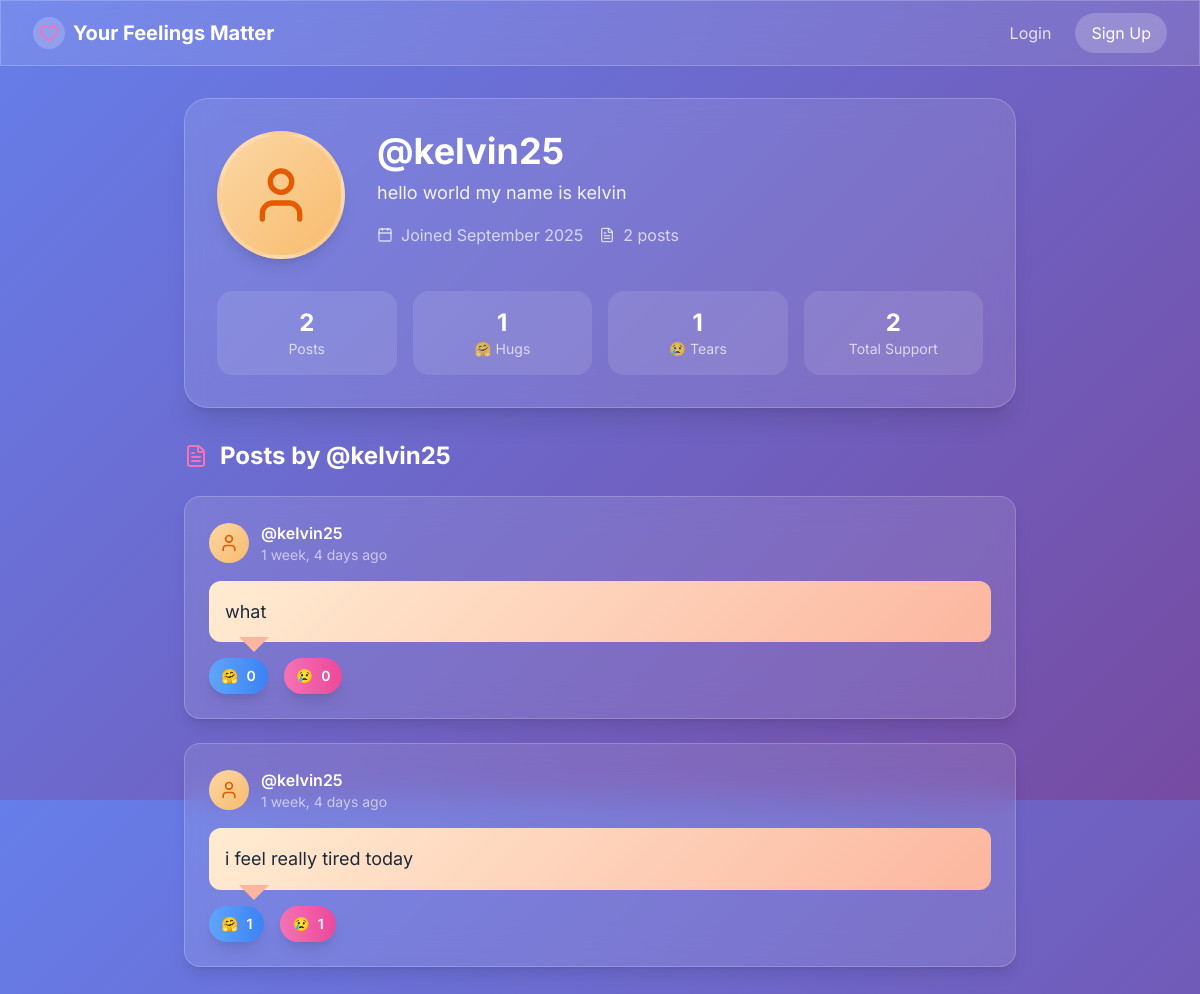
/profile/kelvin25/, run on the app's committed database.
### feelings/models.py (models this page shows, shortened)
class Profile(models.Model):
    user = models.OneToOneField(User, on_delete=models.CASCADE, related_name="profile")
    bio = models.TextField(max_length=500, blank=True, help_text="Tell us about yourself")
    profile_picture = models.ImageField(upload_to='profile_pics/', blank=True, null=True)
    created_at = models.DateTimeField(auto_now_add=True)
    updated_at = models.DateTimeField(auto_now=True)
    @property
    def total_hugs_received(self):
        return sum(post.hugs for post in self.user.posts.all())
    @property
    def total_tears_received(self):
        return sum(post.tears for post in self.user.posts.all())

class Post(models.Model):
    user = models.ForeignKey(User, on_delete=models.CASCADE, related_name="posts")
    content = models.CharField(max_length=255)
    created_at = models.DateTimeField(auto_now_add=True)
    hugs = models.PositiveIntegerField(default=0)
    tears = models.PositiveIntegerField(default=0)
    class Meta:
        ordering = ['-created_at']  # newest first

### feelings/views.py (the view)
# urls.py: path('profile/<str:username>/', views.profile_view, name='profile'),
def profile_view(request, username):
    user = get_object_or_404(User, username=username)
    profile = get_object_or_404(Profile, user=user)
    posts = Post.objects.filter(user=user).select_related('user')
    context = {
        'profile_user': user,
        'profile': profile,
        'posts': posts,
        'is_own_profile': request.user == user,
    }
    return render(request, 'feelings/profile.html', context)

### feelings/templates/feelings/profile.html (shortened to what this page needs)
{% extends 'feelings/base.html' %}
{% block content %}
  <div class="glass-effect rounded-3xl p-8 shadow-xl mb-8">
    <div class="flex flex-col md:flex-row items-center md:items-start space-y-6 md:space-y-0 md:space-x-8">
      <div class="flex-shrink-0">
        {% if profile.profile_picture %}
          <img src="{{ profile.profile_picture.url }}" alt="{{ profile_user.username }}"
               class="w-32 h-32 rounded-full object-cover border-4 border-white/20 shadow-lg">
        {% else %}
          <div class="w-32 h-32 bg-gradient-to-br from-warm-200 to-warm-300 rounded-full flex items-center justify-center border-4 border-white/20 shadow-lg">
            <i data-lucide="user" class="w-16 h-16 text-warm-600"></i>
          </div>
        {% endif %}
      </div>
      <div class="flex-1 text-center md:text-left">
        <h1 class="text-3xl md:text-4xl font-bold text-white mb-2">@{{ profile_user.username }}</h1>
        {% if profile.bio %}
          <p class="text-white/90 text-lg mb-4 max-w-2xl">{{ profile.bio }}</p>
        {% else %}
          <p class="text-white/60 text-lg mb-4 italic">No bio yet...</p>
        {% endif %}
        <div class="flex items-center justify-center md:justify-start space-x-4 text-white/70">
          <div class="flex items-center space-x-2">
            <i data-lucide="calendar" class="w-4 h-4"></i>
            <span>Joined {{ profile.created_at|date:"F Y" }}</span>
          </div>
          <div class="flex items-center space-x-2">
            <i data-lucide="file-text" class="w-4 h-4"></i>
            <span>{{ posts.count }} post{{ posts.count|pluralize }}</span>
          </div>
        </div>
      </div>
    </div>
    <div class="mt-8 grid grid-cols-2 md:grid-cols-4 gap-4">
      <div class="bg-white/10 rounded-2xl p-4 text-center">
        <div class="text-2xl font-bold text-white">{{ posts.count }}</div>
        <div class="text-white/70 text-sm">Posts</div>
      </div>
      <div class="bg-white/10 rounded-2xl p-4 text-center">
        <div class="text-2xl font-bold text-white">{{ profile.total_hugs_received }}</div>
        <div class="text-white/70 text-sm">🤗 Hugs</div>
      </div>
      <div class="bg-white/10 rounded-2xl p-4 text-center">
        <div class="text-2xl font-bold text-white">{{ profile.total_tears_received }}</div>
        <div class="text-white/70 text-sm">😢 Tears</div>
      </div>
      <div class="bg-white/10 rounded-2xl p-4 text-center">
        <div class="text-2xl font-bold text-white">{{ profile.total_hugs_received|add:profile.total_tears_received }}</div>
        <div class="text-white/70 text-sm">Total Support</div>
      </div>
    </div>
  </div>
  <div class="mb-8">
    <h2 class="text-2xl font-bold text-white mb-6 flex items-center">
      <i data-lucide="file-text" class="w-6 h-6 mr-3 text-heart-400"></i>
      Posts by @{{ profile_user.username }}
    </h2>
    {% if posts %}
      <div class="space-y-6">
        {% for post in posts %}
          <div class="glass-effect rounded-2xl p-6 shadow-lg hover:shadow-xl transition-all duration-300">
            <div class="flex items-center justify-between mb-4">
              <div class="flex items-center space-x-3">
                <div class="w-10 h-10 bg-gradient-to-br from-warm-200 to-warm-300 rounded-full flex items-center justify-center">
                  {% if post.user.profile.profile_picture %}
                    <img src="{{ post.user.profile.profile_picture.url }}" alt="{{ post.user.username }}" class="w-8 h-8 rounded-full object-cover">
                  {% else %}
                    <i data-lucide="user" class="w-5 h-5 text-warm-600"></i>
                  {% endif %}
                </div>
                <div>
                  <a href="{% url 'feelings:profile' post.user.username %}" class="text-white font-semibold hover:text-warm-200 transition-colors">
                    @{{ post.user.username }}
                  </a>
                  <p class="text-white/60 text-sm">{{ post.created_at|timesince }} ago</p>
                </div>
              </div>
            </div>
            <div class="thought-bubble rounded-xl p-4 mb-4">
              <p class="text-soft-800 text-lg leading-relaxed">{{ post.content }}</p>
            </div>
            <div class="flex items-center space-x-4">
              <form method="post" action="{% url 'feelings:react' post.id 'hug' %}" class="inline">
                <button type="submit" class="reaction-btn flex items-center space-x-2 bg-gradient-to-r from-blue-400 to-blue-500 hover:from-blue-500 hover:to-blue-600 text-white px-3 py-2 rounded-full transition-all duration-200 hover:scale-105 shadow-lg">
                  <span class="text-sm">🤗</span>
                  <span class="text-sm font-semibold">{{ post.hugs }}</span>
                </button>
              </form>
              <form method="post" action="{% url 'feelings:react' post.id 'tear' %}" class="inline">
                <button type="submit" class="reaction-btn flex items-center space-x-2 bg-gradient-to-r from-pink-400 to-pink-500 hover:from-pink-500 hover:to-pink-600 text-white px-3 py-2 rounded-full transition-all duration-200 hover:scale-105 shadow-lg">
                  <span class="text-sm">😢</span>
                  <span class="text-sm font-semibold">{{ post.tears }}</span>
                </button>
              </form>
            </div>
          </div>
        {% endfor %}
      </div>
    {% endif %}
  </div>
{% endblock %}

### feelings/templates/feelings/base.html (shortened to what this page needs)
<!DOCTYPE html>
<html lang="en" class="h-full">
<head>
    <script src="https://cdn.tailwindcss.com"></script>
</head>
<body class="h-full gradient-bg font-sans">
    <nav class="sticky top-0 z-40 glass-effect border-b border-white/20">
        <div class="max-w-7xl mx-auto px-4 sm:px-6 lg:px-8">
            <div class="flex justify-between items-center h-16">
                <div class="flex items-center">
                    <a href="{% url 'feelings:feed' %}" class="flex items-center space-x-2 text-white hover:text-warm-200 transition-colors">
                        <div class="w-8 h-8 bg-white/20 rounded-full flex items-center justify-center">
                            <i data-lucide="heart" class="w-5 h-5 text-heart-400"></i>
                        </div>
                        <span class="text-xl font-bold">Your Feelings Matter</span>
                    </a>
                </div>
                <div class="hidden md:flex items-center space-x-6">
                    {% if user.is_authenticated %}
                        <a href="{% url 'feelings:feed' %}" class="flex items-center space-x-2 text-white/80 hover:text-white transition-colors">
                            <i data-lucide="home" class="w-4 h-4"></i>
                            <span>Home</span>
                        </a>
                        <a href="{% url 'feelings:post_new' %}" class="flex items-center space-x-2 bg-white/20 hover:bg-white/30 text-white px-4 py-2 rounded-full transition-all">
                            <i data-lucide="plus" class="w-4 h-4"></i>
                            <span>New Post</span>
                        </a>
                        <a href="{% url 'feelings:profile' user.username %}" class="flex items-center space-x-2 text-white/80 hover:text-white transition-colors">
                            <i data-lucide="user" class="w-4 h-4"></i>
                            <span>My Profile</span>
                        </a>
                        <a href="{% url 'logout' %}?next={{ request.path }}" class="flex items-center space-x-2 text-white/80 hover:text-white transition-colors">
                            <i data-lucide="log-out" class="w-4 h-4"></i>
                            <span>Logout</span>
                        </a>
                    {% else %}
                        <a href="{% url 'login' %}" class="text-white/80 hover:text-white transition-colors">Login</a>
                        <a href="{% url 'feelings:signup' %}" class="bg-white/20 hover:bg-white/30 text-white px-4 py-2 rounded-full transition-all">Sign Up</a>
                    {% endif %}
                </div>
            </div>
        </div>
    </nav>
    <main class="min-h-screen">
        <div class="max-w-4xl mx-auto px-4 sm:px-6 lg:px-8 py-8">
            {% block content %}{% endblock %}
        </div>
    </main>
</body>
</html>

### feelings/templates/feelings/base.html (style rules this page uses)
.gradient-bg { background: linear-gradient(135deg, #667eea 0%, #764ba2 100%); }
.glass-effect { backdrop-filter: blur(16px); background: rgba(255, 255, 255, 0.1); border: 1px solid rgba(255, 255, 255, 0.2); }
.thought-bubble { background: linear-gradient(135deg, #ffecd2 0%, #fcb69f 100%); position: relative; }
.thought-bubble::after { content: ''; position: absolute; bottom: -10px; left: 30px; width: 0; height: 0; border-left: 15px solid transparent; border-right: 15px solid transparent; border-top: 15px solid #fcb69f; }

### data on the page
Profile: bio "hello world my name is kelvin", created_at "September 2025", total_hugs_received "1", total_tears_received "1", total_hugs_received|add "2"
Post: user.username "kelvin25", created_at "1 week, 4 days", content "what", hugs "0", tears "0"
Post: user.username "kelvin25", created_at "1 week, 4 days", content "i feel really tired today", hugs "1", tears "1"

### other printed values
{{ profile_user.username }} "kelvin25"
{{ posts.count }} "2"
